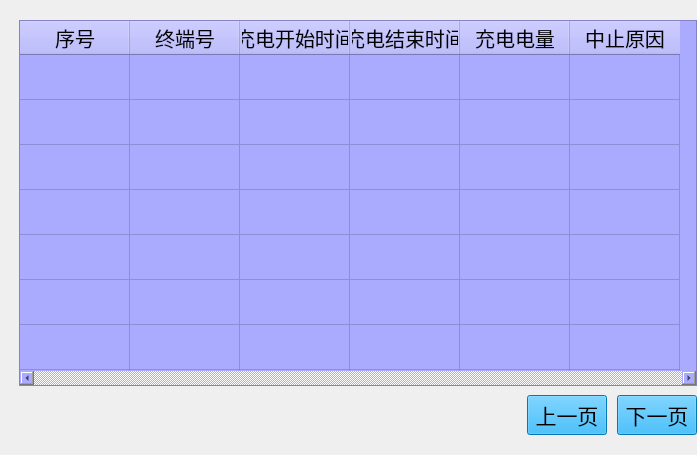
<?xml version="1.0" encoding="UTF-8"?>
<ui version="4.0">
 <class>ChargingRecord</class>
 <widget class="QWidget" name="ChargingRecord">
  <property name="geometry">
   <rect>
    <x>0</x>
    <y>0</y>
    <width>697</width>
    <height>455</height>
   </rect>
  </property>
  <property name="maximumSize">
   <size>
    <width>16777215</width>
    <height>16777215</height>
   </size>
  </property>
  <property name="windowTitle">
   <string>Form</string>
  </property>
  <layout class="QVBoxLayout" name="verticalLayout_2">
   <property name="sizeConstraint">
    <enum>QLayout::SetMinAndMaxSize</enum>
   </property>
   <property name="leftMargin">
    <number>19</number>
   </property>
   <property name="topMargin">
    <number>20</number>
   </property>
   <property name="rightMargin">
    <number>0</number>
   </property>
   <property name="bottomMargin">
    <number>20</number>
   </property>
   <item>
    <layout class="QVBoxLayout" name="verticalLayout" stretch="13,1">
     <property name="spacing">
      <number>9</number>
     </property>
     <property name="sizeConstraint">
      <enum>QLayout::SetMinAndMaxSize</enum>
     </property>
     <property name="leftMargin">
      <number>0</number>
     </property>
     <item>
      <widget class="QTableWidget" name="tableChargeRecord">
       <property name="font">
        <font>
         <pointsize>15</pointsize>
        </font>
       </property>
       <property name="styleSheet">
        <string notr="true">background-color: rgb(170, 170, 255);
color: rgb(0, 0, 0);</string>
       </property>
       <property name="lineWidth">
        <number>1</number>
       </property>
       <property name="verticalScrollBarPolicy">
        <enum>Qt::ScrollBarAlwaysOff</enum>
       </property>
       <property name="horizontalScrollBarPolicy">
        <enum>Qt::ScrollBarAlwaysOn</enum>
       </property>
       <property name="editTriggers">
        <set>QAbstractItemView::NoEditTriggers</set>
       </property>
       <property name="selectionMode">
        <enum>QAbstractItemView::NoSelection</enum>
       </property>
       <attribute name="horizontalHeaderVisible">
        <bool>true</bool>
       </attribute>
       <attribute name="horizontalHeaderCascadingSectionResizes">
        <bool>true</bool>
       </attribute>
       <attribute name="horizontalHeaderDefaultSectionSize">
        <number>110</number>
       </attribute>
       <attribute name="horizontalHeaderMinimumSectionSize">
        <number>25</number>
       </attribute>
       <attribute name="verticalHeaderVisible">
        <bool>false</bool>
       </attribute>
       <attribute name="verticalHeaderDefaultSectionSize">
        <number>45</number>
       </attribute>
       <attribute name="verticalHeaderMinimumSectionSize">
        <number>20</number>
       </attribute>
       <row>
        <property name="text">
         <string/>
        </property>
       </row>
       <row>
        <property name="text">
         <string/>
        </property>
       </row>
       <row>
        <property name="text">
         <string/>
        </property>
       </row>
       <row>
        <property name="text">
         <string/>
        </property>
       </row>
       <row>
        <property name="text">
         <string/>
        </property>
       </row>
       <row>
        <property name="text">
         <string/>
        </property>
       </row>
       <row>
        <property name="text">
         <string/>
        </property>
       </row>
       <row>
        <property name="text">
         <string/>
        </property>
       </row>
       <column>
        <property name="text">
         <string>序号</string>
        </property>
        <property name="font">
         <font>
          <pointsize>15</pointsize>
         </font>
        </property>
        <property name="background">
         <color>
          <red>170</red>
          <green>170</green>
          <blue>255</blue>
         </color>
        </property>
       </column>
       <column>
        <property name="text">
         <string>终端号</string>
        </property>
        <property name="font">
         <font>
          <pointsize>15</pointsize>
         </font>
        </property>
        <property name="background">
         <color>
          <red>170</red>
          <green>170</green>
          <blue>255</blue>
         </color>
        </property>
       </column>
       <column>
        <property name="text">
         <string>充电开始时间</string>
        </property>
        <property name="font">
         <font>
          <pointsize>15</pointsize>
         </font>
        </property>
        <property name="background">
         <color>
          <red>170</red>
          <green>170</green>
          <blue>255</blue>
         </color>
        </property>
       </column>
       <column>
        <property name="text">
         <string>充电结束时间</string>
        </property>
        <property name="font">
         <font>
          <pointsize>15</pointsize>
         </font>
        </property>
        <property name="background">
         <color>
          <red>170</red>
          <green>170</green>
          <blue>255</blue>
         </color>
        </property>
       </column>
       <column>
        <property name="text">
         <string>充电电量</string>
        </property>
        <property name="font">
         <font>
          <pointsize>15</pointsize>
         </font>
        </property>
        <property name="background">
         <color>
          <red>170</red>
          <green>170</green>
          <blue>255</blue>
         </color>
        </property>
       </column>
       <column>
        <property name="text">
         <string>中止原因</string>
        </property>
        <property name="font">
         <font>
          <pointsize>15</pointsize>
         </font>
        </property>
        <property name="background">
         <color>
          <red>170</red>
          <green>170</green>
          <blue>255</blue>
         </color>
        </property>
       </column>
      </widget>
     </item>
     <item>
      <layout class="QHBoxLayout" name="horizontalLayout" stretch="6,3,1,1">
       <property name="spacing">
        <number>10</number>
       </property>
       <property name="sizeConstraint">
        <enum>QLayout::SetMinAndMaxSize</enum>
       </property>
       <item>
        <widget class="QLabel" name="labelInfoShow">
         <property name="styleSheet">
          <string notr="true">color: rgb(255, 255, 255);
font: 16pt &quot;Sans Serif&quot;;</string>
         </property>
         <property name="text">
          <string/>
         </property>
        </widget>
       </item>
       <item>
        <spacer name="horizontalSpacer">
         <property name="orientation">
          <enum>Qt::Horizontal</enum>
         </property>
         <property name="sizeHint" stdset="0">
          <size>
           <width>138</width>
           <height>20</height>
          </size>
         </property>
        </spacer>
       </item>
       <item>
        <widget class="QPushButton" name="buttonUp">
         <property name="font">
          <font>
           <pointsize>16</pointsize>
           <weight>50</weight>
           <italic>false</italic>
           <bold>false</bold>
          </font>
         </property>
         <property name="focusPolicy">
          <enum>Qt::NoFocus</enum>
         </property>
         <property name="styleSheet">
          <string notr="true">QPushButton { background-color: rgb(0, 170, 255); color: rgb(0, 0, 0); } 
QPushButton:hover:pressed{ background-color: rgb(0,0,127); color:rgb(255, 255, 255);} 
QPushButton:hover:!pressed{ background-color: rgb(0, 170, 255); color: rgb(0, 0, 0); }
QPushButton {font: 16pt ; } </string>
         </property>
         <property name="text">
          <string>上一页</string>
         </property>
        </widget>
       </item>
       <item>
        <widget class="QPushButton" name="buttonNext">
         <property name="font">
          <font>
           <pointsize>16</pointsize>
           <weight>50</weight>
           <italic>false</italic>
           <bold>false</bold>
          </font>
         </property>
         <property name="focusPolicy">
          <enum>Qt::NoFocus</enum>
         </property>
         <property name="styleSheet">
          <string notr="true">QPushButton { background-color: rgb(0, 170, 255); color: rgb(0, 0, 0); } 
QPushButton:hover:pressed{ background-color: rgb(0,0,127); color:rgb(255, 255, 255);} 
QPushButton:hover:!pressed{ background-color: rgb(0, 170, 255); color: rgb(0, 0, 0); }
QPushButton {font: 16pt ; } </string>
         </property>
         <property name="text">
          <string>下一页</string>
         </property>
        </widget>
       </item>
      </layout>
     </item>
    </layout>
   </item>
  </layout>
 </widget>
 <resources/>
 <connections/>
</ui>
